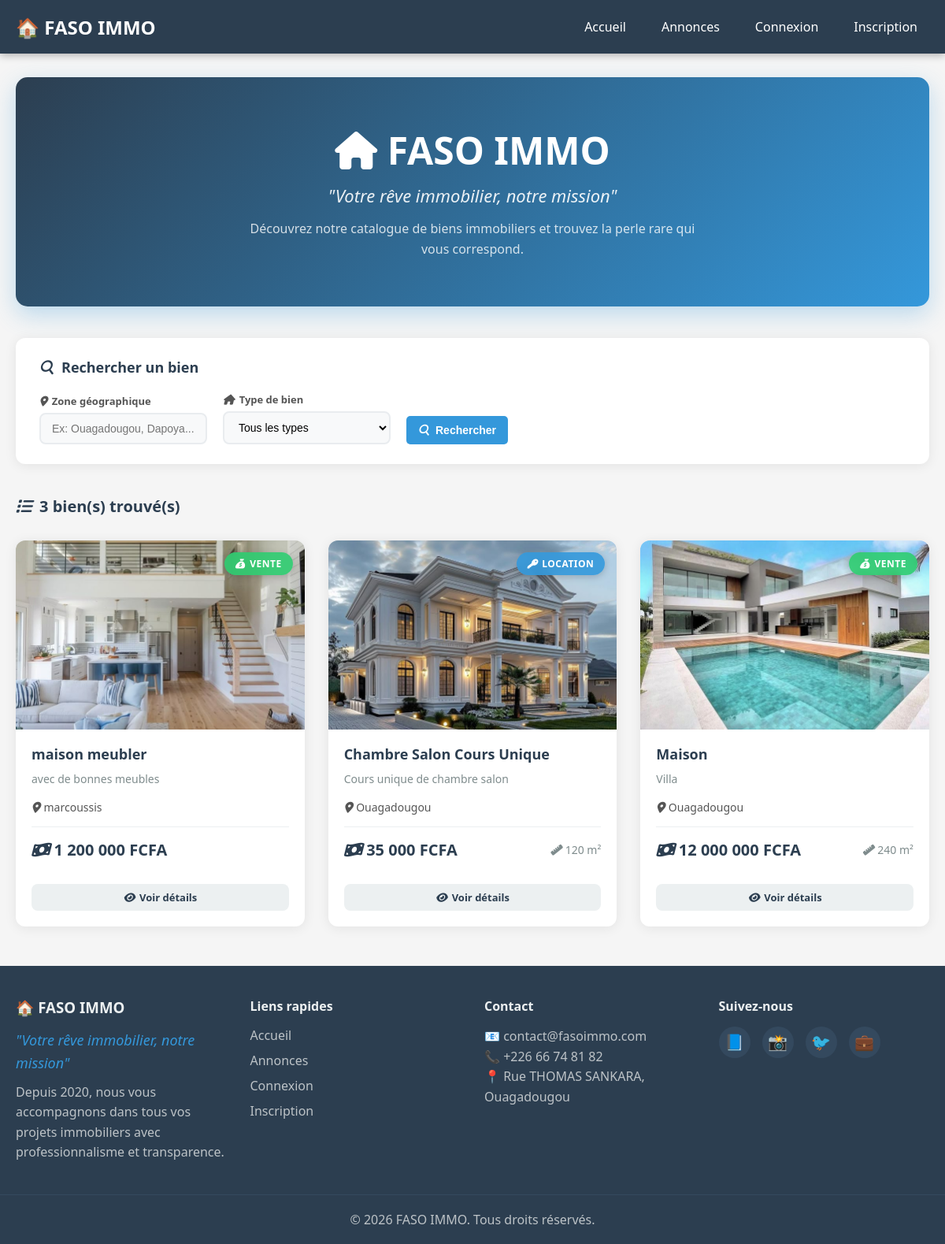
/immobilier/public/index.php, run on the app's committed database.
### tables this page shows
CREATE TABLE IF NOT EXISTS `annonces` (
  `id` int(11) NOT NULL AUTO_INCREMENT,
  `bailleur_id` int(11) NOT NULL,
  `titre` varchar(255) NOT NULL,
  `description` text,
  `type_bien` enum('location','vente','bureau','espace_vide') NOT NULL,
  `zone_geographique` varchar(200) NOT NULL,
  `prix` decimal(15,2) NOT NULL,
  `surface` int(11) DEFAULT NULL,
  `statut` enum('attente','publie','retire') DEFAULT 'attente',
  `nb_vues` int(11) DEFAULT '0',
  `date_publication` datetime DEFAULT NULL,
  `created_at` timestamp NULL DEFAULT CURRENT_TIMESTAMP,
  `updated_at` timestamp NULL DEFAULT CURRENT_TIMESTAMP ON UPDATE CURRENT_TIMESTAMP,
  PRIMARY KEY (`id`),
  KEY `bailleur_id` (`bailleur_id`),
  KEY `idx_statut` (`statut`),
  KEY `idx_type_bien` (`type_bien`),
  KEY `idx_zone` (`zone_geographique`),
  KEY `idx_date_publication` (`date_publication`)
);

### immobilier/app/Controllers/AnnonceController.php (called while the page is built, shortened)
<?php
class AnnonceController extends BaseController {
    private $annonceModel;
    public function __construct() {
        $this->annonceModel = new Annonce();
    }
    public function index() {
        $filters = [
            'zone' => Security::sanitize($_GET['zone'] ?? ''),
            'type_bien' => Security::sanitize($_GET['type_bien'] ?? '')
        ];
        $annonces = $this->annonceModel->getAllPublished($filters);
        $this->render('home', [
            'annonces' => $annonces,
            'filters' => $filters
        ]);
    }
}

### immobilier/app/Config/Database.php (called while the page is built, shortened)
<?php
class Database {
    private static $instance = null;
    private $pdo;
    private function __construct() {
        try {
            $dsn = "mysql:host=" . DB_HOST . ";dbname=" . DB_NAME . ";charset=utf8mb4";
            $this->pdo = new PDO($dsn, DB_USER, DB_PASS);
            $this->pdo->setAttribute(PDO::ATTR_ERRMODE, PDO::ERRMODE_EXCEPTION);
            $this->pdo->setAttribute(PDO::ATTR_DEFAULT_FETCH_MODE, PDO::FETCH_ASSOC);
        } catch(PDOException $e) {
            die("Erreur de connexion à la base de données : " . $e->getMessage());
        }
    }
    public static function getInstance() {
        if (self::$instance === null) {
            self::$instance = new self();
        }
        return self::$instance;
    }
    public function prepare($sql) {
        return $this->pdo->prepare($sql);
    }
}

### immobilier/app/Helpers/Security.php (called while the page is built, shortened)
<?php
class Security {
    public static function sanitize($input) {
        return strip_tags(trim($input));
    }
}

### immobilier/app/Models/Annonce.php (called while the page is built, shortened)
<?php
class Annonce {
    private $db;
    public function __construct() {
        $this->db = Database::getInstance();
    }
    public function getAllPublished($filters = []) {
        $sql = "SELECT a.*, u.nom, u.prenom FROM annonces a
                JOIN users u ON a.bailleur_id = u.id
                WHERE a.statut = 'publie'";
        $params = [];
        $sql .= " ORDER BY a.date_publication DESC, a.created_at DESC";
        $stmt = $this->db->prepare($sql);
        $stmt->execute($params);
        return $stmt->fetchAll();
    }
}

### immobilier/app/Views/home.php (the view, shortened to what this page needs)
<section class="hero-section">
    <div class="hero-content">
        <h1><i class="fas fa-home"></i> <?php echo APP_NAME; ?></h1>
        <p class="hero-subtitle">"Votre rêve immobilier, notre mission"</p>
        <p class="hero-description">Découvrez notre catalogue de biens immobiliers et trouvez la perle rare qui vous correspond.</p>
    </div>
</section>
<section class="filters-section">
    <div class="filters">
        <h3><i class="icon-filter"></i> Rechercher un bien</h3>
        <form method="GET" action="<?php echo APP_URL; ?>/public/index.php">
            <div class="filter-group">
                <div class="filter-item">
                    <label><i class="icon-location"></i> Zone géographique</label>
                    <input type="text" name="zone" placeholder="Ex: Ouagadougou, Dapoya..."
                           value="<?php echo isset($filters['zone']) ? htmlspecialchars($filters['zone']) : ''; ?>">
                </div>
                <div class="filter-item">
                    <label><i class="icon-type"></i> Type de bien</label>
                    <select name="type_bien">
                        <option value="">Tous les types</option>
                    </select>
                </div>
                <div class="filter-actions">
                    <button type="submit" class="btn-search"><i class="icon-search"></i> Rechercher</button>
                </div>
            </div>
        </form>
    </div>
</section>
<section class="results-section">
    <?php if (empty($annonces)): ?>
        <div class="empty-state">
            <i class="icon-empty"></i>
            <h3>Aucune annonce disponible</h3>
            <p>Nous n'avons pas trouvé de biens correspondant à vos critères.</p>
            <a href="<?php echo APP_URL; ?>/public/index.php" class="btn-primary">Voir toutes les annonces</a>
        </div>
    <?php else: ?>
        <div class="results-header">
            <h2><i class="icon-list"></i> <?php echo count($annonces); ?> bien(s) trouvé(s)</h2>
        </div>
        <div class="catalogue">
            <?php foreach ($annonces as $annonce): ?>
                <div class="card">
                    <div class="card-image">
                        <?php if (!empty($annonce['photo_path']) && file_exists(UPLOAD_DIR . $annonce['photo_path'])): ?>
                            <img src="<?php echo APP_URL; ?>/public/uploads/<?php echo htmlspecialchars($annonce['photo_path']); ?>"
                                 alt="<?php echo htmlspecialchars($annonce['titre']); ?>">
                        <?php else: ?>
                            <div class="card-image-placeholder">
                                <i class="icon-property"></i>
                            </div>
                        <?php endif; ?>
                        <div class="card-badge <?php echo htmlspecialchars($annonce['type_bien']); ?>">
                            <?php if ($annonce['type_bien'] == 'location'): ?>
                                <i class="icon-rent"></i> Location
                            <?php elseif ($annonce['type_bien'] == 'vente'): ?>
                                <i class="icon-sale"></i> Vente
                            <?php else: ?>
                                <?php echo ucfirst(str_replace('_', ' ', $annonce['type_bien'])); ?>
                            <?php endif; ?>
                        </div>
                    </div>
                    <div class="card-content">
                        <h3><?php echo htmlspecialchars($annonce['titre']); ?></h3>
                        <p class="description"><?php echo htmlspecialchars(substr($annonce['description'], 0, 120)) . (strlen($annonce['description']) > 120 ? '...' : ''); ?></p>
                        <div class="card-details">
                            <span class="location"><i class="icon-location-small"></i> <?php echo htmlspecialchars($annonce['zone_geographique']); ?></span>
                        </div>
                        <div class="card-footer">
                            <span class="price"><i class="icon-price"></i> <?php echo number_format($annonce['prix'], 0, ',', ' '); ?> FCFA</span>
                            <?php if ($annonce['surface']): ?>
                                <span class="surface"><i class="icon-surface"></i> <?php echo htmlspecialchars($annonce['surface']); ?> m²</span>
                            <?php endif; ?>
                        </div>
                        <div class="card-actions">
                            <a href="<?php echo APP_URL; ?>/public/index.php?route=annonce&id=<?php echo $annonce['id']; ?>" class="btn-details">
                                <i class="icon-eye"></i> Voir détails
                            </a>
                        </div>
                    </div>
                </div>
            <?php endforeach; ?>
        </div>
    <?php endif; ?>
</section>

### immobilier/public/index.php (shortened to what this page needs)
<?php
spl_autoload_register(function ($class) {
    $prefix = 'App\\';
    $base_dir = __DIR__ . '/../app/';
    if (strpos($class, $prefix) === 0) {
        $relative_class = substr($class, strlen($prefix));
        $file = $base_dir . str_replace('\\', '/', $relative_class) . '.php';
    }
});
$route = isset($_GET['route']) ? $_GET['route'] : 'home';
try {
    switch ($route) {
        case 'home':
        default:
            $controller = new App\Controllers\AnnonceController();
            $controller->index();
            break;
    }
} catch (Exception $e) {
    echo '<h1>Erreur :</h1>';
    echo '<p>' . htmlspecialchars($e->getMessage()) . '</p>';
    echo '<pre>' . htmlspecialchars($e->getTraceAsString()) . '</pre>';
}

### immobilier/app/Views/partials/header.php (shortened to what this page needs)
<!DOCTYPE html>
<html lang="fr">
<head>
    <link rel="stylesheet" href="<?php echo APP_URL; ?>/public/css/style.css">
    <link rel="stylesheet" href="https://cdnjs.cloudflare.com/ajax/libs/font-awesome/6.4.0/css/all.min.css">
</head>
<body>
    <nav class="navbar">
        <div class="nav-container">
            <h1>🏠 <?php echo APP_NAME; ?></h1>
            <div class="nav-links">
                <a href="<?php echo APP_URL; ?>/public/index.php?route=home">Accueil</a>
                <a href="<?php echo APP_URL; ?>/public/index.php?route=home">Annonces</a>
                <?php if (isset($user) && $user): ?>
                    <a href="<?php echo APP_URL; ?>/public/index.php?route=dashboard">Tableau de bord</a>
                    <a href="<?php echo APP_URL; ?>/public/index.php?route=logout">Déconnexion</a>
                <?php else: ?>
                    <a href="<?php echo APP_URL; ?>/public/index.php?route=login">Connexion</a>
                    <a href="<?php echo APP_URL; ?>/public/index.php?route=register">Inscription</a>
                <?php endif; ?>
            </div>
        </div>
    </nav>
    <div class="container">

### immobilier/app/Controllers/BaseController.php (shortened to what this page needs)
<?php
abstract class BaseController {
    protected $viewData = [];
    protected $currentUser = null;
    protected function render($view, $data = []) {
        $viewData = array_merge($this->viewData, $data);
        $viewData['user'] = $this->currentUser;
        $viewData['csrf_token'] = Security::generateCsrfToken();
        $viewData['app_url'] = APP_URL;
        extract($viewData);
        require_once __DIR__ . '/../Views/partials/header.php';
        $viewPath = __DIR__ . '/../Views/' . $view . '.php';
        if (file_exists($viewPath)) {
            require_once $viewPath;
        } else {
            throw new \Exception("Vue non trouvée : $view");
        }
        require_once __DIR__ . '/../Views/partials/footer.php';
    }
}

### immobilier/app/Views/partials/footer.php
    </div>
    <footer class="footer">
        <div class="footer-container">
            <div class="footer-section">
                <h3>🏠 <?php echo APP_NAME; ?></h3>
                <p class="slogan">"Votre rêve immobilier, notre mission"</p>
                <p>Depuis 2020, nous vous accompagnons dans tous vos projets immobiliers avec professionnalisme et transparence.</p>
            </div>
            <div class="footer-section">
                <h4>Liens rapides</h4>
                <ul>
                    <li><a href="<?php echo APP_URL; ?>/public/index.php">Accueil</a></li>
                    <li><a href="<?php echo APP_URL; ?>/public/index.php?route=home">Annonces</a></li>
                    <?php if (!isset($user) || !$user): ?>
                        <li><a href="<?php echo APP_URL; ?>/public/index.php?route=login">Connexion</a></li>
                        <li><a href="<?php echo APP_URL; ?>/public/index.php?route=register">Inscription</a></li>
                    <?php endif; ?>
                </ul>
            </div>
            <div class="footer-section">
                <h4>Contact</h4>
                <p>📧 contact@<?php echo strtolower(str_replace(' ', '', APP_NAME)); ?>.com</p>
                <p>📞 +226 66 74 81 82</p>
                <p>📍 Rue THOMAS SANKARA, Ouagadougou</p>
            </div>
            <div class="footer-section">
                <h4>Suivez-nous</h4>
                <div class="social-links">
                    <a href="#" class="social-link">📘</a>
                    <a href="#" class="social-link">📸</a>
                    <a href="#" class="social-link">🐦</a>
                    <a href="#" class="social-link">💼</a>
                </div>
            </div>
        </div>
        <div class="footer-bottom">
            <p>&copy; <?php echo date('Y'); ?> <?php echo APP_NAME; ?>. Tous droits réservés.</p>
        </div>
    </footer>
</body>
</html>

### immobilier/public/css/style.css (style rules this page uses)
* { margin: 0; padding: 0; box-sizing: border-box; }
body { font-family: 'Segoe UI', Tahoma, Geneva, Verdana, sans-serif; background-color: #f5f5f5; color: #333; min-height: 100vh; }
.navbar { background: #2c3e50; color: white; padding: 15px 0; position: sticky; top: 0; z-index: 1000; box-shadow: 0 2px 10px rgba(0,0,0,0.3); }
.nav-container { max-width: 1200px; margin: 0 auto; padding: 0 20px; display: flex; justify-content: space-between; align-items: center; flex-wrap: wrap; }
.nav-container h1 { font-size: 24px; }
.nav-links { display: flex; gap: 15px; flex-wrap: wrap; }
.nav-links a { color: white; text-decoration: none; padding: 8px 15px; border-radius: 5px; transition: background 0.3s; }
.container { max-width: 1200px; margin: 30px auto; padding: 0 20px; min-height: 60vh; }
h2 { color: #2c3e50; margin-bottom: 30px; }
.filters { background: white; padding: 20px; border-radius: 10px; margin-bottom: 30px; box-shadow: 0 2px 5px rgba(0,0,0,0.1); }
.filters form { display: flex; gap: 15px; flex-wrap: wrap; }
.filters input, .filters select, .filters button { padding: 10px 15px; border: 1px solid #ddd; border-radius: 5px; font-size: 14px; }
.filters button { background: #3498db; color: white; border: none; cursor: pointer; transition: background 0.3s; }
.catalogue { display: grid; grid-template-columns: repeat(auto-fill, minmax(320px, 1fr)); gap: 25px; }
.card { background: white; border-radius: 10px; overflow: hidden; box-shadow: 0 2px 10px rgba(0,0,0,0.1); transition: transform 0.3s, box-shadow 0.3s; }
.card-image { width: 100%; height: 220px; overflow: hidden; background: #ecf0f1; display: flex; align-items: center; justify-content: center; color: #bdc3c7; font-size: 50px; }
.card-image img { width: 100%; height: 100%; object-fit: cover; transition: transform 0.3s; }
.card-content { padding: 20px; }
.card-content h3 { color: #2c3e50; margin-bottom: 10px; font-size: 20px; }
.card-content .description { color: #7f8c8d; line-height: 1.6; margin-bottom: 15px; }
.card-details { display: flex; gap: 10px; flex-wrap: wrap; margin-bottom: 15px; }
.location { color: #7f8c8d; font-size: 14px; }
.card-footer { display: flex; justify-content: space-between; align-items: center; padding-top: 15px; border-top: 1px solid #ecf0f1; }
.price { font-size: 22px; font-weight: bold; color: #2c3e50; }
.surface { color: #7f8c8d; font-size: 14px; }
.card-actions { margin-top: 15px; display: flex; gap: 10px; flex-wrap: wrap; }
.footer { background: #2c3e50; color: white; margin-top: 50px; }
.footer-container { max-width: 1200px; margin: 0 auto; padding: 40px 20px; display: grid; grid-template-columns: repeat(auto-fit, minmax(250px, 1fr)); gap: 30px; }
.footer-section h3, .footer-section h4 { margin-bottom: 15px; color: #ecf0f1; }
.footer-section .slogan { font-size: 18px; font-style: italic; color: #3498db; margin-bottom: 10px; }
.footer-section p { color: #bdc3c7; line-height: 1.6; }
.footer-section ul { list-style: none; }
.footer-section ul li { margin-bottom: 10px; }
.footer-section ul li a { color: #bdc3c7; text-decoration: none; transition: color 0.3s; }
.social-links { display: flex; gap: 15px; margin-top: 10px; }
.social-link { width: 40px; height: 40px; background: #34495e; border-radius: 50%; display: flex; align-items: center; justify-content: center; color: white; text-decoration: none; transition: background 0.3s, transform 0.3s; font-size: 20px; }
.footer-bottom { border-top: 1px solid #34495e; padding: 20px; text-align: center; color: #bdc3c7; }

### data on the page
annonces: shows a picture, type_bien "vente" (drawn), titre "maison meubler", description "avec de bonnes meubles", zone_geographique "marcoussis", prix "1 200 000"
annonces: shows a picture, type_bien "location" (drawn), titre "Chambre Salon Cours Unique", description "Cours unique de chambre salon", zone_geographique "Ouagadougou", prix "35 000", surface "120"
annonces: shows a picture, type_bien "vente" (drawn), titre "Maison", description "Villa", zone_geographique "Ouagadougou", prix "12 000 000", surface "240"

### other printed values
APP_NAME "FASO IMMO"
count($annonces) "3"
str_replace(' ', '', APP_NAME) "fasoimmo"
